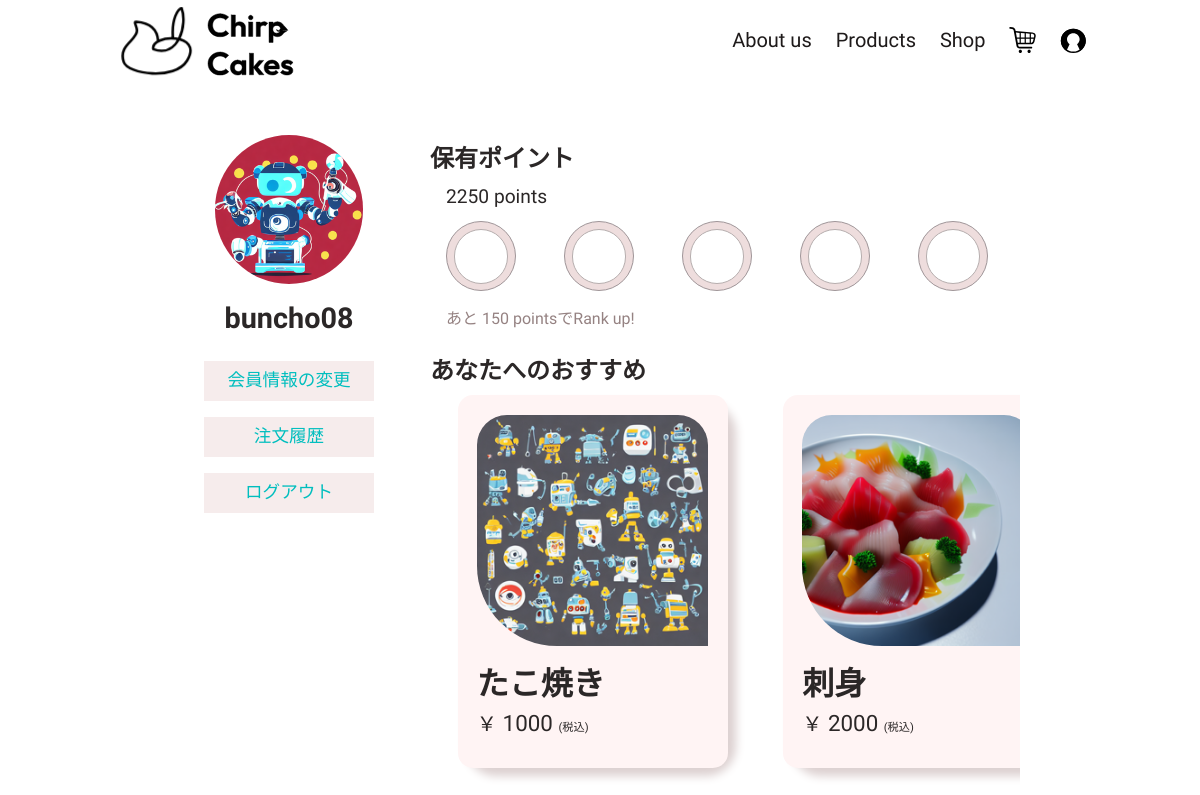
The app's page /main/mypage (signed in) with its own data.
### main/models.py (models this page shows, shortened)
class UserTable(AbstractBaseUser, PermissionsMixin):
    GENDER_CHOICES = [
        (1, '女性'),
        (2, '男性'),
        (3, 'その他')
    ]
    username = models.CharField(verbose_name="ユーザーID", max_length=16, unique=True, validators=[MinLengthValidator(5,16), RegexValidator(r'^[a-zA-Z0-9_]*$',)])
    email = models.EmailField(verbose_name="メールアドレス", unique=True, null=True, blank=False)
    birthday = models.DateField(verbose_name="誕生日", null=True, blank=True, default='1900-12-30')
    icon = models.ImageField(verbose_name="アイコン", default=f'main/icon/default_icon.png', upload_to=savePath, null=True, blank=True)
    date_joined = models.DateField(verbose_name="登録日", auto_now_add=True)
    gender = models.IntegerField(verbose_name='性別', choices=GENDER_CHOICES, unique=False, default=1, blank=True, null=True)
    myouji = models.CharField(verbose_name="姓", max_length=255)
    namae = models.CharField(verbose_name='名', max_length=255)
    post = models.CharField(verbose_name='郵便番号', max_length=9, validators=[RegexValidator(r'^[0-9]{3}-[0-9]{4}$',)])
    pref = models.CharField(verbose_name='都道府県名', max_length=255)
    town = models.CharField(verbose_name='市町村', max_length=255, default='')
    prefDetail = models.CharField(verbose_name='住所詳細', max_length=400)
    points = models.IntegerField(verbose_name='保有ポイント', default=100)
    mail_deriv = models.BooleanField(verbose_name='メール配信希望', default=False)
    is_active = models.BooleanField(default=True)
    is_staff = models.BooleanField(default=False)
    is_superuser = models.BooleanField(default=False)
    objects = MyUserManager()
    USERNAME_FIELD = 'username'
    EMAIL_FIELD = 'email'
    REQUIRED_FIELDS = [
        'email',
    ]
    class Meta:
        verbose_name = _('ユーザーテーブル')
        verbose_name_plural = _('ユーザーテーブル')
    def __str__(self):
        return self.username

class ItemTable(models.Model):
    class Meta:
        verbose_name = _('商品テーブル')
        verbose_name_plural = _('商品テーブル')
    item_id = models.AutoField(primary_key=True, unique=True, verbose_name='商品ID', editable=False)
    item_name = models.TextField(max_length=30, unique=True, verbose_name='商品名')
    item_name_eng = models.TextField(default=f'',max_length=50, verbose_name='商品名(english)')
    item_img = models.ImageField(default='main/item/default_img.jpg', upload_to=saveItemPath)
    price = models.IntegerField(verbose_name='値段/個')
    sale_flg = models.BooleanField(default=True, verbose_name='販売ステータス')
    slug = models.SlugField(null=True, blank=True, max_length=20, default=f'')

### main/views.py (the view, shortened to what this page needs)
# urls.py: path('mypage', views.MyPage.as_view(), name='mypage'),
class MyPage(TemplateView):
    template_name = 'main/mypage.html'
    params = {
    }
    def get(self, request, *args, **kwargs):
        self.params['error'] = False
        if 'error' in request.GET:
            self.params['error'] = True
        if request.user.id is None:
            return redirect('main:login')
        user = UserTable.objects.get(username=request.user)
        form_class = EditUserForm(user)
        point = ((request.user.points // 300 + 1) * 300) - request.user.points
        item = ItemTable.objects.all()
        item_list = []
        random_list = [i for i in range(0, len(item))]
        for i in range(3):
            num = random_list.pop(random.randint(0, len(random_list) - 1))
            item_list.append(item[num])
        self.params['user'] = request.user
        self.params['point'] = point
        self.params['item'] = item_list
        self.params['form'] = form_class
        return render(request, self.template_name, self.params)

### templates/main/mypage.html (shortened to what this page needs)
{% load static %}
<!DOCTYPE html>
<html lang="ja">
<head>
    <link rel="stylesheet" href="{% static 'main/css/main.css' %}">
</head>
<body>
    {% include 'main/component/banner.html' %}
    <div id="root">
        <main id="mypage">
            <div class="grid">
                <div class="left">
                    <div class="user-area">
                        <div class="user-icon">
                            <img src="{{ MEDIA_URL }}{{ user.icon }}" alt="{{ user.username }}">
                        </div>
                        <div class="user-data">
                            <h2>
                                {{ user.username }}
                            </h2>
                            <a href="{% url 'main:edituser' %}">
                                会員情報の変更
                            </a>
                            <a href="{% url 'main:orderhistory' %}">
                                注文履歴
                            </a>
                            <a href="{% url 'main:logout' %}" style="background-color: :aquamarine;">
                                ログアウト
                            </a>
                        </div>
                    </div>
                </div>
                <div class="right">
                    <div class="point" >
                        <div class="mypage-title">
                            <h2>保有ポイント</h2>
                        </div>
                        <div class="point-number">
                            <p>
                                {{ user.points }} points
                            </p>
                        </div>
                        <div class="point-box" id="point">
                        </div>
                        <div class="point-next">
                            <p>
                                あと {{ point }} pointsでRank up!
                            </p>
                        </div>
                    </div>
                    <div class="recommend">
                        <div class="mypage-title">
                            <h2>あなたへのおすすめ</h2>
                        </div>
                        <div class="recommend-box">
                            <div class="grid-auto">
                                {% for i in item %}
                                <div class="card">
                                    <div class="card-item">
                                        <div class="card-main">
                                            <div class="card-contents">
                                                <img src="{{ MEDIA_URL }}{{ i.item_img }}" alt="{{ i.item_name }}">
                                                <a href="{% url 'main:product' i.slug %}" class="card-img-cover"></a>
                                            </div>
                                        </div>
                                        <div class="card-sub">
                                            <div class="card-header">
                                                <div class="card-header-title">
                                                    <a href="{% url 'main:product' i.slug %}" class="card-title-link">
                                                        {{ i.item_name }}
                                                    </a>
                                                </div>
                                                <div class="card-header-price">
                                                    {{ i.price }}
                                                </div>
                                            </div>
                                        </div>
                                    </div>
                                </div>
                                {% endfor %}
                            </div>
                        </div>
                    </div>
                </div>
            </div>
        </main>
    </div>
</body>
</html>

### static/main/css/main.css (style rules this page uses)
* { font-family: "Luckiest Guy", cursive; font-family: "Outfit", sans-serif; font-family: "Shippori Mincho", serif; font-family: "Zen Kaku Gothic New", sans-serif; list-style: none; color: rgb(43, 39, 39); text-decoration: none; }
a { color: rgb(0, 190, 190); }
html, body { color: rgb(43, 39, 39); font-family: "Zen Kaku Gothic New", sans-serif, "Outfit", sans-serif; height: 100%; margin: 0; }
#root { background-color: rgb(255, 255, 255); height: 100vh; }
.card { border-radius: 30px; width: 270px; height: auto; box-shadow: 8px 8px 10px rgb(220, 208, 208); background-color: aqua; }
.card-item { position: relative; display: grid; background-color: rgb(255, 244, 244); border-radius: 15px; margin: 0 auto; padding: 1.2rem; grid-template-rows: repeat(auto-fit, minmax(1fr, 100px)); }
.card-contents { position: relative; }
.card-contents img { border-radius: 30px 30px 0 80px; }
.card-contents .card-img-cover { position: absolute; width: 100%; height: 100%; display: flex; justify-content: flex-end; align-items: flex-end; text-align: end; bottom: 0; padding-bottom: 1rem; font-size: 100%; font-weight: 500; overflow: hidden; transition: 0.3s ease-in; color: rgba(255, 255, 255, 0); background: rgba(255, 255, 255, 0); background: linear-gradient(180deg, rgba(255, 255, 255, 0) 0%, rgb(255, 244, 244) 100%); background-position-y: 300px; background-repeat: no-repeat; border-radius: 30px 30px 0 80px; }
.card-sub { width: 100%; margin-top: 0.8rem; }
.card-header { width: 100%; margin-bottom: 0.5rem; }
.card-header-title .card-title-link { font-size: 200%; font-family: "Outfit", sans-serif, "Zen Kaku Gothic New", sans-serif; font-weight: bolder; transition: 0.2s ease-in; color: rgb(43, 39, 39); }
.card-header-price { font-size: 140%; width: 100%; padding: 0; align-self: center; }
.card-header-price::before { content: "￥"; font-size: 90%; }
.card-header-price::after { content: "(税込)"; font-size: 50%; }
.grid-auto { width: 100%; -moz-column-gap: 2rem; column-gap: 2rem; margin: 0 auto; display: grid; grid-template-columns: repeat(auto-fit, minmax(200px, 1fr)); place-items: center; }
#mypage { overflow: hidden; height: 100%; padding: 1rem; padding-top: 135px; width: 70%; margin: 0 auto; position: relative; }
#mypage .mypage-title { margin: 0.5rem 0; }
#mypage .grid { display: grid; grid-template-columns: 0.3fr 1fr; gap: 3rem; }
#mypage .right { display: grid; row-gap: 1rem; }
#mypage .right .point { display: grid; grid-template-rows: 0.2fr auto 1fr; }
#mypage .right .point .point-number { margin: 0 1rem; margin-bottom: 0.6rem; }
#mypage .right .point .point-number p:last-child { font-size: 120%; }
#mypage .right .point .point-box { margin: 0 1rem; display: flex; align-items: center; }
#mypage .right .point .point-next { margin: 0 1rem; margin-top: 1rem; }
#mypage .right .point .point-next p { color: rgb(149, 130, 130); }
#mypage .right .recommend .recommend-box { margin: 0 1rem; }
#mypage .left .user-area { width: 100%; }
#mypage .left .user-area .user-icon { position: relative; width: 80%; height: 80%; margin: 0 auto; }
#mypage .left .user-area .user-icon img { display: flex; justify-content: center; align-items: center; border-radius: 50%; position: relative; height: 100%; width: 100%; }
#mypage .left .user-area .user-data { display: grid; grid-template-rows: 1fr 0.3fr 0.3fr; align-items: center; justify-content: center; }
#mypage .left .user-area .user-data h2 { display: flex; height: 100%; justify-content: center; align-items: center; font-size: 180%; margin: 1rem 0; }
#mypage .left .user-area .user-data a { display: flex; justify-content: center; align-items: center; background-color: rgb(246, 236, 236); margin: 0.5rem; width: 170px; height: 40px; font-size: 110%; }

### records on screen
UserTable: icon (picture), username "buncho08", points "2250"
ItemTable: item_img (picture), item_name "たこ焼き", price "1000"
ItemTable: item_img (picture), item_name "刺身", price "2000"

### other values on screen
{{ point }} "150"
